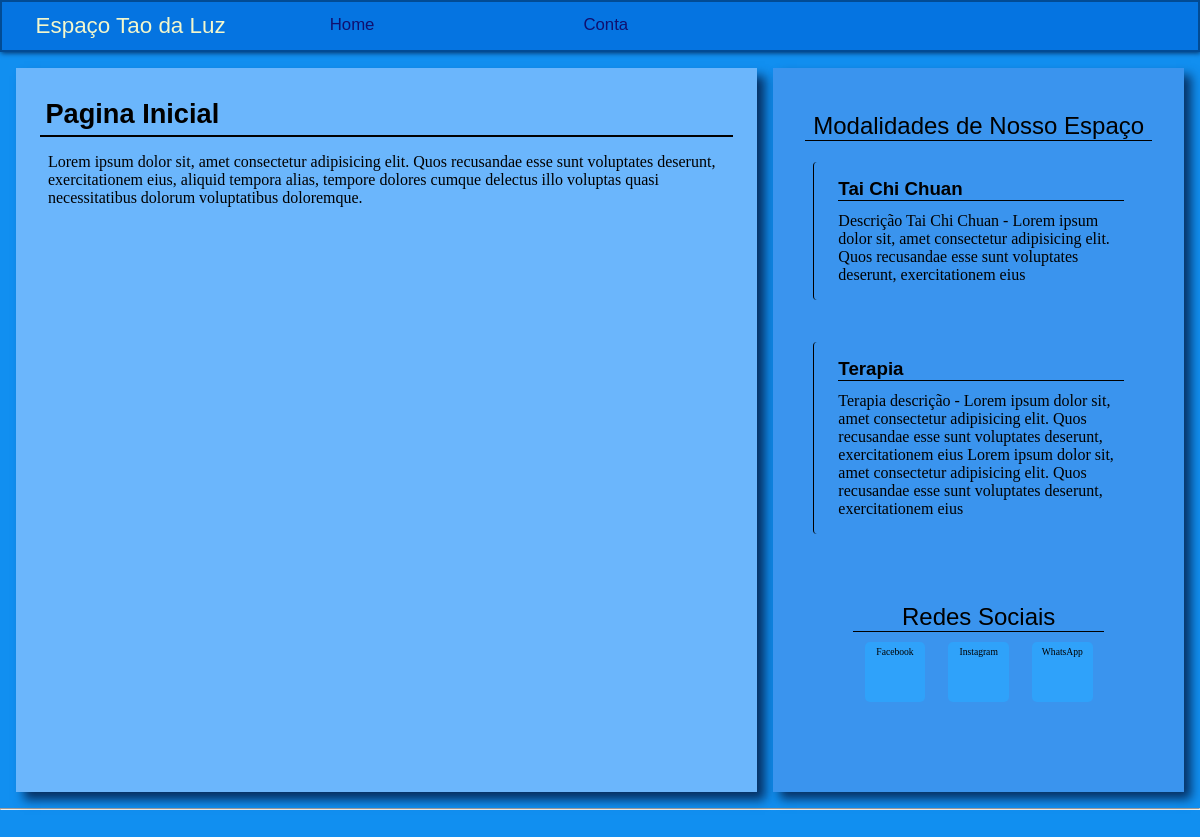
Page /site/home/ on the earlier database version.
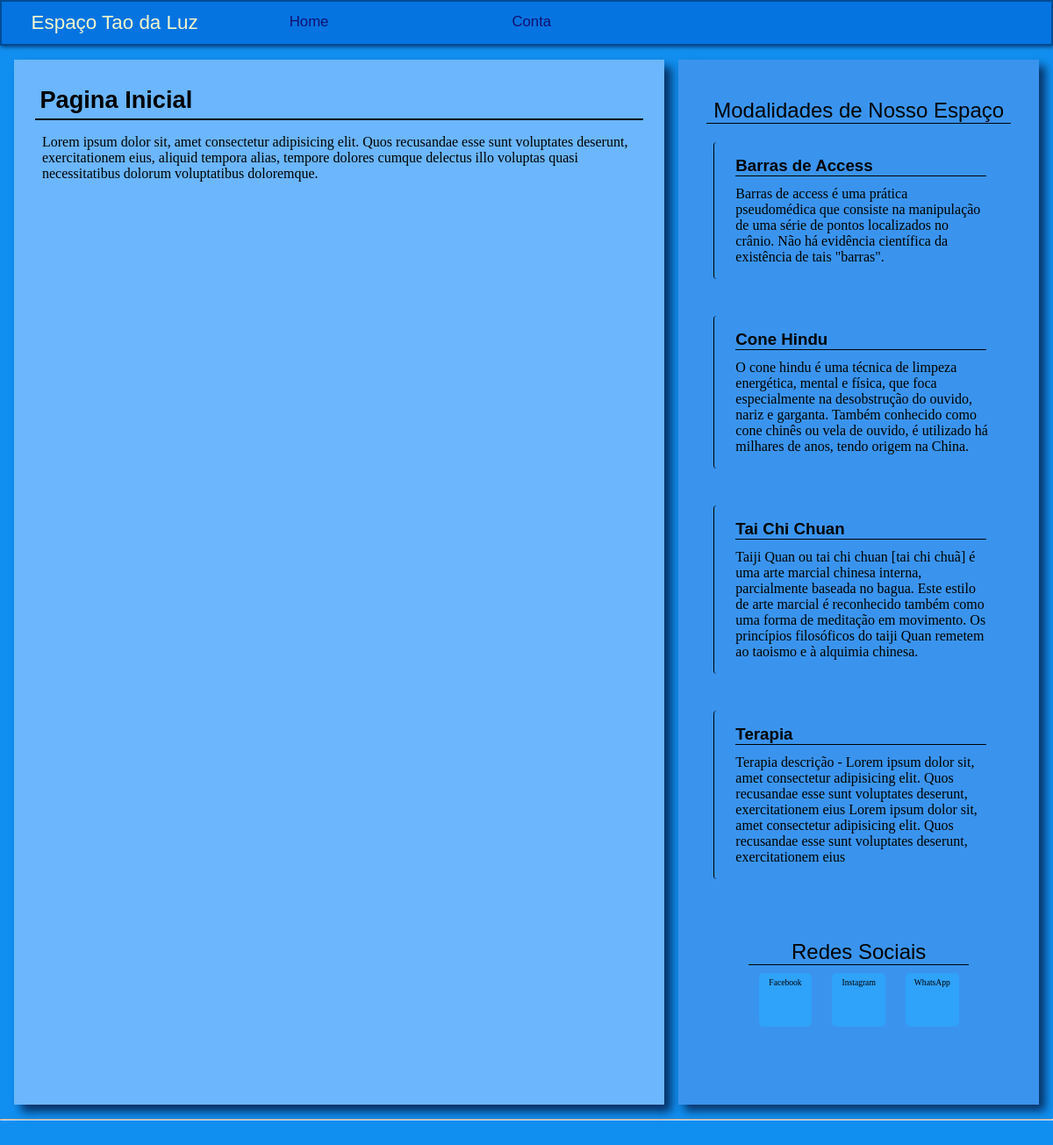
Same page on the later database version.
### Espaco_Tao/models.py (models this page shows, shortened)
class Modalidade(models.Model):
    MODALIDADES_TUPLA = [
        ('', ''),
        ('Terapia Transpessoal', 'Terapia Transpessoal'),
        ('Tai Chi Chuan', 'Tai Chi Chuan'),
        ('Cone Hindu', 'Cone Hindu'),
        ('Barras de Access', 'Barras de Access'),]
    modalidade = models.CharField(max_length=30, choices=MODALIDADES_TUPLA, default=None, unique=True)
    valor = models.FloatField(blank=False, default=None, help_text='Campo obrigatório*')
    tempo_duracao = models.DurationField(blank=False, default=None, help_text='Campo obrigatório*')
    descricao = models.TextField(blank=True, default=None, help_text='Aqui comente sobre o que e/ou como é realiado essa modalidade')
    class Meta:
        verbose_name = 'Modalidade'
        verbose_name_plural = 'Modalidades'

### Espaco_Tao/views.py (the view)
# urls.py: path("home/", views.home_pag, name="home"),
def home_pag(request):
    modalidades = Modalidade.objects.all().order_by('modalidade')
    return render(request, 'Espaco_Tao/home.html', {'modalidade': modalidades})

### Espaco_Tao/templates/Espaco_Tao/home.html (shortened to what this page needs)
{% extends 'base.html' %}
{% load static %}
{% block link %}
    <link rel="stylesheet" href="{% static 'css/home.css' %}">
{% endblock link %}
{% block content %}
    <h2>Pagina Inicial</h2>
    <section>
        <p>Lorem ipsum dolor sit, amet consectetur adipisicing elit. Quos recusandae esse sunt voluptates deserunt, exercitationem eius, aliquid tempora alias, tempore dolores cumque delectus illo voluptas quasi necessitatibus dolorum voluptatibus doloremque.</p>
    </section>
    {% endblock content %}
{% block aside %}
    <aside>
        <h1>Modalidades de Nosso Espaço</h1>
        {% for i in modalidade %}
            <div class="modalidades">
                <div class="text">
                    <h3> {{ i.modalidade }} </h3>
                    <p> {{ i.descricao }} </p>
                </div>
            </div>
        {% endfor %}
        <div id="rede_sociais">
            <h2>
                Redes Sociais
            </h2>
            <div id="nav_rede">
                <div>Facebook</div>
                <div>Instagram</div>
                <div>WhatsApp</div>
            </div>
        </div>
    </aside>
{% endblock aside %}

### Espaco_Tao/templates/base.html (shortened to what this page needs)
{% load static %}
<!DOCTYPE html>
<html lang="pt-br">
<head>
    <link rel="stylesheet" href="{% static 'css/style.css' %}">
    {% block link %} {% endblock link %}
</head>
<div id="global_box">
    <body>
        <header>
            <div id="campo_nave">
                <div id="header_empresarial">
                    <div id="logo_empresarial">Espaço Tao da Luz</div>
                </div>
                <nav>
                    <div id="camp_nav_01" onmouseover="camp_nav_visible('camp_nav_01')" onmouseout="camp_nav_invisible('camp_nav_01')">Home</div>
                    {% if request.user.is_authenticated %}
                        <div id="camp_nav_02" onmouseover="camp_nav_visible('camp_nav_02')" onmouseout="camp_nav_invisible('camp_nav_02')">Olá {{ request.user.first_name }}<p id="seta">⮟</p></div>
                        <div id="camp_visible_nav_02" onmouseover="camp_nav_visible('camp_nav_02')" onmouseout="camp_nav_invisible('camp_nav_02')">
                            <li><a href="{% url 'painel_controle' %}">Painel de Controle</a></li>
                            <li><a href="">Marcar horario</a></li>
                            <li><a href="{% url 'logout' %}">Logout</a></li>
                        </div>
                    {% else %}
                        <div id="camp_nav_02" onmouseover="camp_nav_visible('camp_nav_02')" onmouseout="camp_nav_invisible('camp_nav_02')">Conta</div>
                    {% endif %}
                </nav>
            </div>
        </header>
        <div id="middle_pag">
            <div id="conteudo">
                {% block content %} {% endblock content %}
            </div>
            {% block aside %}
            {% endblock aside %}
        </div>
        <br><hr><br>
    </body>
</div>
</html>

### Espaco_Tao/static/css/style.css (style rules this page uses)
* { margin: 0; padding: 0; }
#global_box { background-color: #118ff0; }
h1, h2, h3, h4, h5 , h6 { font-family: 'Muli', sans-serif; font-weight:normal; }
header { background-color: #0574e1; vertical-align: middle; box-shadow: 1px 1px 5px #063063; border: 2px solid #024b94; }
#header_empresarial * { font-family: 'Muli', sans-serif; color:#f3f7cc; font-size:20px; }
#logo_empresarial { margin-left: 1em; font-size: 1.4em; }
#campo_nave { display: inline-flex; vertical-align: middle; padding: .7em; }
#campo_nave * { vertical-align: middle; }
nav { margin: 0.1em; }
nav * { font-family: 'Muli', sans-serif; font-weight:normal; }
#camp_nav_01, #camp_nav_02, #camp_nav_02 * { font-size: 1.05em; color: #10106f; vertical-align: middle; display: inline; margin: 6em; text-align: center; padding: 0.1em; padding-bottom: .2em; }
body { width: auto; }
#middle_pag { margin: 1em 1em 1em 1em; }
#conteudo { background-color: #6bb6fc; padding: 1em; width: auto; box-shadow: 1px 1px 10px #063063; }
#conteudo > h2 { padding: .2em; border-bottom: 2px solid black; font-weight: bolder; font-size: 1.7em; }
#conteudo section { margin: 1em 1em 1em .5em; }

### Espaco_Tao/static/css/home.css (style rules this page uses)
#conteudo { width: 60%; box-shadow: 8px 8px 10px #063063; padding: 1.5em; }
#middle_pag { display: inline-flex; }
aside { margin-left: 1em; width: 30%; padding: 2em; background-color: #3a94ee; box-shadow: 7px 7px 10px #063063; }
aside > h1 { width: auto; text-align: center; padding-top: .5em; border-bottom: 1px ridge black; }
.modalidades { display: inline-flex; margin: 1.3em .5em 1.3em .5em; border-left: 1px solid black; border-top-left-radius: 4px; border-bottom-left-radius: 4px; }
.modalidades .text :first-child { text-align: left; margin: .2em; margin: 0 .2em .6em 0; border-bottom: 1px solid black; font-weight: bold; }
.modalidades .text { text-align: left; width: fit-content; padding: 1em; margin-left: .5em; }
#rede_sociais { margin: 2em; padding: 1em; text-align: center; }
#rede_sociais h2 { border-bottom: 1px solid black; }
#nav_rede div { display: inline-block; font-size: .6em; font-weight: lighter; margin: 1em; padding: .5em; text-align: center; vertical-align: middle; width: 5.3em; height: 5.3em; border-radius: 5px; background-color: rgb(47, 162, 250); }

Differences in the rows shown:
added Modalidade: modalidade "Barras de Access", descricao "Barras de access é uma prática pseudomédica que consiste na manipulação de uma série de pontos localizados no crânio. Não há evidência científica da existência de tais \"barras\"."
added Modalidade: modalidade "Cone Hindu", descricao "O cone hindu é uma técnica de limpeza energética, mental e física, que foca especialmente na desobstrução do ouvido, nariz e garganta. Também conhecido como cone chinês ou vela de ouvido, é utilizado há milhares de anos, tendo origem na China."
changed Modalidade "Tai Chi Chuan": descricao "Descrição Tai Chi Chuan - Lorem ipsum dolor sit, amet consectetur adipisicing elit. Quos recusandae esse sunt voluptates deserunt, exercitationem eius" → "Taiji Quan ou tai chi chuan [tai chi chuã] é uma arte marcial chinesa interna, parcialmente baseada no bagua. Este estilo de arte marcial é reconhecido também como uma forma de meditação em movimento. Os princípios filosóficos do taiji Quan remetem ao taoismo e à alquimia chinesa."
